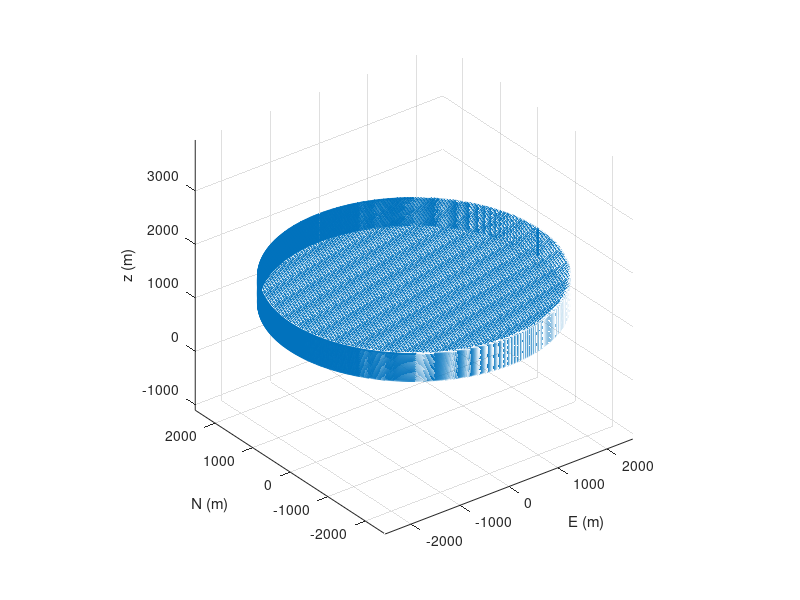

The MATLAB script that drew this image:
clear all
%%Massimo Nespoli May 2021
%%% the script generates the distribution of single forces in compatible
%%% format for edcmp_sf.inp
%%% please notice that in this script x is East direction y North
%%%%%%%%%%INPUT%%%%%%%%%%%%
R= 2525;                    % cylinder radius (m)
n= 1000;                    % number of elements on circonference
m= 51;                      % number of elements on depth
q=151;                      %number of elements on each horizontal surface along r (odd number!!!)
tdepth=1425-500/2;          % top depth (m)
bdepth=1425+500/2;          % bottom depth (m)
Vp=2434.3;                  % Vp (m/s)
Vs=1490.7;                  % Vs (m/s)
e0=0.001;                   % potency
rho=2700;                   % Density (kg/m^3)
%%%%%%%%%%%%%%%%%%%%%%%%%%%%%%%
K=rho*(Vp^2-4/3*Vs^2);
Pressioneass=3*K*e0;

count=0;
for teta=0:360/n:360-360/n
    if m==1
     zeta=(bdepth+tdepth)/2;
        count=count+1;
        number(count)=count;
        tetaQ(count)=teta;
        zetaQ(count)=zeta;
        xQ(count)=R*cosd(teta);
        yQ(count)=R*sind(teta);
        zQ(count)=zeta;
        azimuth(count)=teta;
        inclination(count)=90;
    
    else
        for zeta=tdepth:(bdepth-tdepth)/m:bdepth
        count=count+1;
        number(count)=count;
        tetaQ(count)=teta;
        zetaQ(count)=zeta;
        xQ(count)=R*cosd(teta);
        yQ(count)=R*sind(teta);
        zQ(count)=zeta;
        azimuth(count)=teta;
        inclination(count)=90;
        end
    end
end

%%%%% define pressure for points %%%%%%%%%%%%%
pressure(1:count)=Pressioneass;    % MPa
%%%% the two lasting elements of pressure are upper and lower faces
%%%% pressure
dl=2*pi*R/n;
dh=(bdepth-tdepth)/m;
dS(1:count)=dl*dh;

nsurf=0;
zeta=tdepth;
%%%% %%%%%%%%%%%%%%%%%%%%%%%%%%%%%%%%%%%%%%%%%%%%%%%%%%%%%%%%%%%%%%%%%%%%%%%%%%%%%%%%%
xqline=linspace(min(xQ),max(xQ),q);
yqline=linspace(min(yQ),max(yQ),q);
for t=1:length(xqline)
    for r=1:length(yqline)
        xspace=xqline(t);
        yspace=yqline(r);
        distance=sqrt(xspace^2+yspace^2);
        if distance <=R
                nsurf=nsurf+1;
                count=count+1;
                number(count)=count;
                xQ(count)=xspace;
                yQ(count)=yspace;
                zQ(count)=zeta;
                pressure(count)=Pressioneass;
                if xspace==0 && yspace==0
                    azimuth(count)=1;
                else
                 azimuth(count)=atan(yspace/xspace);
                end
                 inclination(count)=180;
        end
    end
end

zeta=bdepth;
for t=1:length(xqline)
    for r=1:length(yqline)
        xspace=xqline(t);
        yspace=yqline(r);
        distance=sqrt(xspace^2+yspace^2);
        if distance <=R 
                nsurf=nsurf+1;
                count=count+1;
                number(count)=count;
                xQ(count)=xspace;
                yQ(count)=yspace;
                zQ(count)=zeta;
                pressure(count)=Pressioneass;
                if xspace==0 && yspace==0
                    azimuth(count)=1;
                else
                 azimuth(count)=atan(yspace/xspace);
                end
                 inclination(count)=0;
        end
    end
end

dS(end+1:end+nsurf)=pi*((R)^2)/(nsurf/2);

Forces=pressure.*dS;
xforces=Forces.*cosd(azimuth).*sind(inclination);
yforces=Forces.*sind(azimuth).*sind(inclination);
zforces=Forces.*cosd(inclination);

scatter3(xQ,yQ,zQ,1,'black');
hold on
quiver3(xQ,yQ,zQ,xforces,yforces,zforces);
axis equal

xlabel('E (m)');
ylabel('N (m)');
zlabel('z (m)');

%%%%%%%%%%%%% generate matrix for EDCMP_sf %%%%%%%%%%
% no  Slip  xs ys zs length width azimuth(to east) inclination(depth>0)

matrix=[number' Forces' yQ' xQ' zQ' azimuth'-360 inclination'];
dlmwrite('EDCMP_sf_input.txt',matrix,'delimiter','\t','precision',6)



